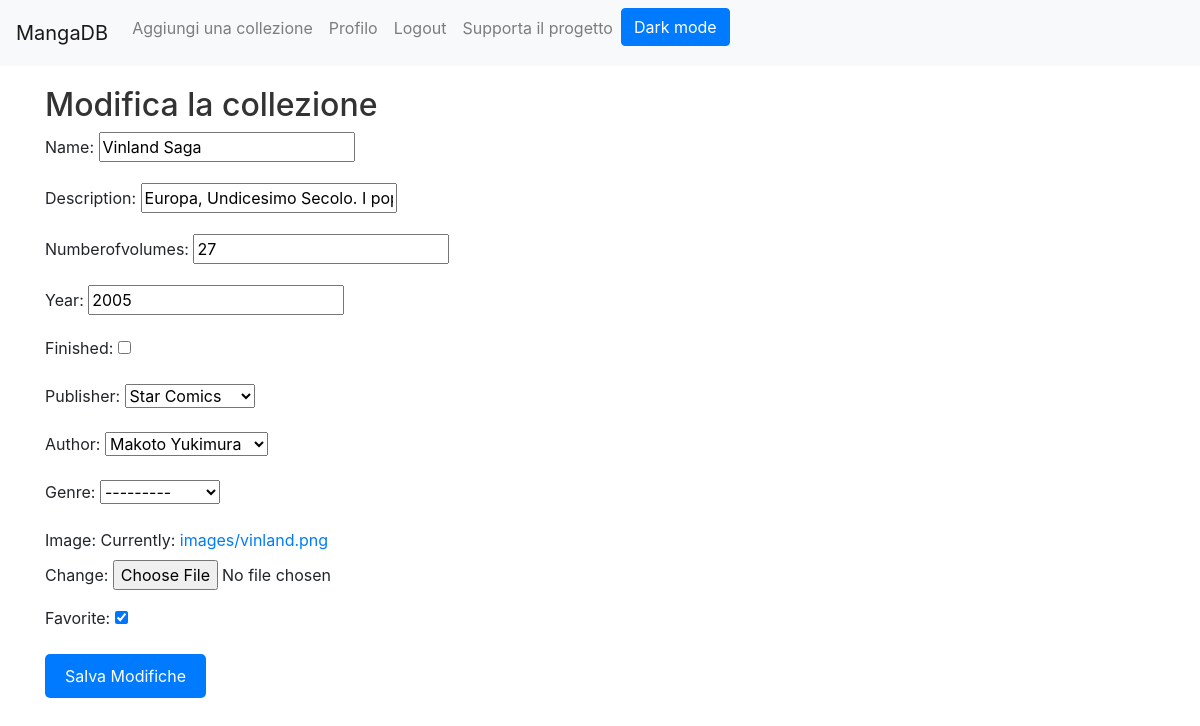
The app's page /collections/30/edit/, older data.
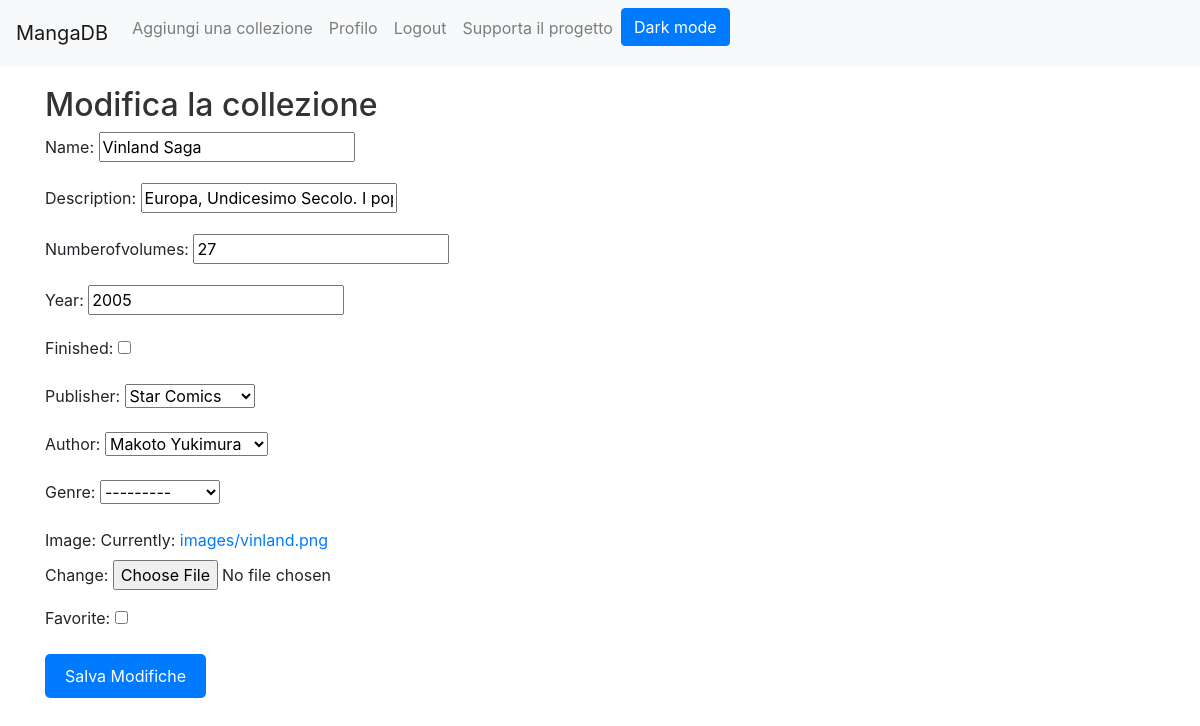
The same page, newer data.
### manga/models.py (models this page shows, shortened)
class Collection(models.Model):
    id = models.AutoField(primary_key=True)
    name = models.CharField(max_length=200)
    description = models.CharField(max_length=5000, null=True, blank=True)
    numberofvolumes = models.IntegerField(default=0)
    year = models.IntegerField(default=0)
    finished = models.BooleanField(default=False)
    publisher = models.ForeignKey(Publisher, on_delete=models.SET_NULL, null=True, blank=True)
    author = models.ForeignKey(Author, on_delete=models.SET_NULL, null=True, blank=True)
    genre = models.ForeignKey(Genre, on_delete=models.SET_NULL, null=True, blank=True)
    completion_percentage = models.DecimalField(max_digits=5, decimal_places=2, default=0)
    image = models.ImageField(upload_to='images/', default='default.jpg')
    favorite = models.BooleanField(default=False)
    totalprice = models.DecimalField(max_digits=6, decimal_places=2, null=True, blank=True)

class Publisher(models.Model):
    id = models.AutoField(primary_key=True)
    name = models.CharField(max_length=200)
    def __str__(self):
        return self.name

class Author(models.Model):
    id = models.AutoField(primary_key=True)
    name = models.CharField(max_length=200)
    def __str__(self):
        return self.name

### manga/views.py (the view)
# urls.py: path('collections/<int:collection_id>/edit/', views.edit_collection, name='edit_collection'),
def edit_collection(request, collection_id):
    collection = get_object_or_404(Collection, id=collection_id)
    if request.method == 'POST':
        form = CollectionForm(request.POST, request.FILES, instance=collection)
        if form.is_valid():
            form.save()
            return redirect('collection_detail', collection_id=collection.id)
    else:
        form = CollectionForm(instance=collection)
    context = {'form': form}
    return render(request, 'edit_collection.html', context)

### manga/forms.py
class CollectionForm(forms.ModelForm):
    class Meta:
        model = Collection
        fields = '__all__'  # O specifica i campi che desideri includere nel form
        exclude = ['completion_percentage', 'totalprice']

### manga/models.py (called while the page is built)
    def __str__(self):
        return self.name

### manga/templates/edit_collection.html (shortened to what this page needs)
{% extends 'base.html' %}
{% block content %}
    <h2>Modifica la collezione</h2>
    <form method="post" enctype="multipart/form-data">
        {{ form.as_p }}
        <button type="submit">Salva Modifiche</button>
    </form>
{% endblock %}

Row changes from the older to the newer data that the page shows:
changed Collection "Star Comics": favorite "☑" → "☐"
